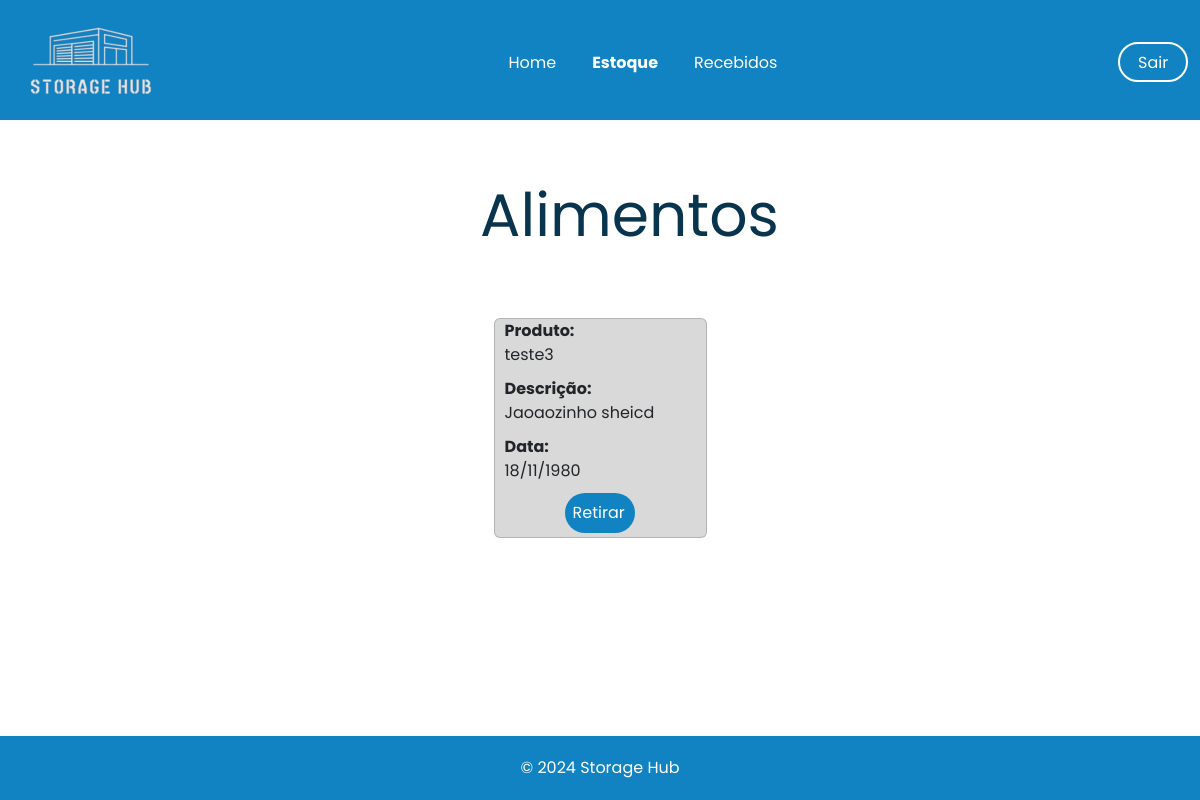
Before: /estoque_alimentos/ (signed in) with the older database file.
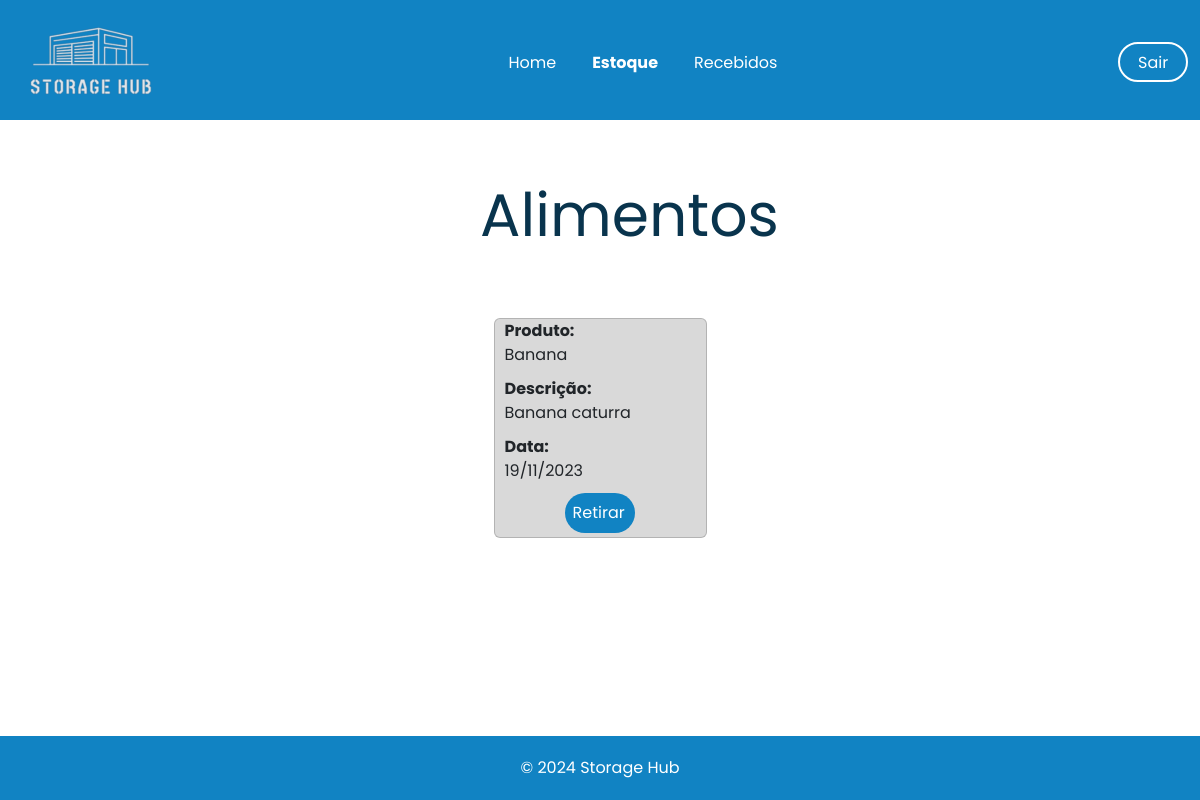
After: the same page with the newer database file.
### app/models.py (models this page shows)
class MaterialRecebido(db.Model):
    id = db.Column(db.Integer, primary_key=True)
    nome_produto = db.Column(db.String, nullable=False)
    quantidade = db.Column(db.Float, nullable=False)
    data_recebimento = db.Column(db.DateTime, default=datetime.now())
    descricao_produto = db.Column(db.String, nullable=True)
    tipo_produto = db.Column(db.String, nullable=False)
    recebido_por = db.Column(db.String, nullable=False)
    registrado_por = db.Column(db.String, nullable=False)

### app/view.py (the view)
@app.route('/estoque_alimentos/')
@login_required
def estoquealimentos():
    estoque = MaterialRecebido.query.filter_by(tipo_produto='Alimentos').all()
    return render_template('alimentos.html', estoque=estoque)

### app/models.py (called while the page is built)
@login_manager.user_loader
def load_user(user_id):
    return User.query.get(user_id)

### app/templates/alimentos.html (shortened to what this page needs)
<!DOCTYPE html>
<html lang="pt-BR">
<head>
    <link
    rel="stylesheet"
    href="https://cdn.jsdelivr.net/npm/bootstrap@5.3.3/dist/css/bootstrap.min.css"
    />
</head>
<body>
    <header>
        <nav class="navbar navbar-expand-lg">
            <div class="container-fluid">
                <a class="navbar-brand me-auto" href="#"><img src="../static/img/logo_storage.png" alt="Storage Hub Logo"></a>
                <div class="collapse navbar-collapse" id="navbarSupportedContent">
                    <ul class="navbar-nav mx-auto" style="padding-top: 20px;">
                        <div class="center" style="display: flex; align-items: center; width: 30%;">
                        <li class="nav-item">
                            <a class="nav-link" aria-current="page" href="{{url_for('homepage')}}" style="font-weight: 400;">Home</a>
                        </li>
                        <li class="nav-item">
                            <a class="nav-link" href="{{url_for('home_estoque')}}">Estoque</a>
                        </li>
                        <li class="nav-item">
                            <a class="nav-link" href="{{url_for('recebidos')}}" style="font-weight: 400;">Recebidos</a>
                        </div>
                    </ul>
                    <a href="{{url_for('logout')}}" style="
                    background-color: #1183C3;
                    color: white;
                    width: 70px;
                    height: 40px;
                    border: 2px solid white;
                    text-decoration: none;
                    border-radius: 50px;"><p class="sair" style="padding: 7px 0px 0px 18px;">Sair</p></a>
                </div>
            </div>
        </nav>
    </header>
    <main>
        <div>
            <section class="stock">
                <div>
                    <h1 class="stock-text">Alimentos</h1>
                </div>
            </section>
                <div class="cards" style="display: flex; gap: 100px; align-items: center; justify-content: center; flex-wrap: wrap;">
                    {% for linha in estoque %}
                    <div class="card" style="background-color:#D9D9D9; height: 220px; margin-bottom: 40px;">
                        <div class="linha-card">
                        <tr>
                            <div class="quebra" style="display: flex; flex-direction: column; height: 170px; justify-content: space-between;">
                                <div class="space" style="margin-left: 10px;">
                                <div class="primeiro">
                                    <td ><strong>Produto:<br></strong>{{linha.nome_produto}}</td>
                                </div>
                                <div class="segunda" style="margin-top: 10px;">
                                    <td>
                                        <strong>Descrição:<br></strong>
                                        {{ linha.descricao_produto[:18] }}{% if linha.descricao_produto|length > 18 %}...{% endif %}
                                    </td>
                                </div>
                                <div class="segunda" style="margin-top: 10px;">
                                    <td><strong>Data:<br></strong>{{ linha.data_recebimento.strftime('%d/%m/%Y') }}</td>
                                </div>
                            </div>
                                <div class="botao" style="background-color: #1183C3; width: 70px; padding: 8px; border-radius: 20px; margin-left: 70px; margin-top: 10px;">
                                    <td><a href="{{url_for('estoqueDetail', id=linha.id)}}" style="text-decoration: none; color:white;">Retirar</a></td>
                                </div>
                            </div>
                        </tr>
                        </div>
                    </div>
                    {% endfor%}
                </div>
        </div>
    </main>
    <footer style="background-color: #1183C3; color: white; padding: 20px 0;text-align: center;">&copy; 2024 Storage Hub</footer>
</body>
</html>

Changed rows visible on the page:
changed MaterialRecebido: nome_produto "teste3" → "Banana"; descricao_produto "Jaoaozinho sheicd" → "Banana caturra"; data_recebimento "18/11/1980" → "19/11/2023"
